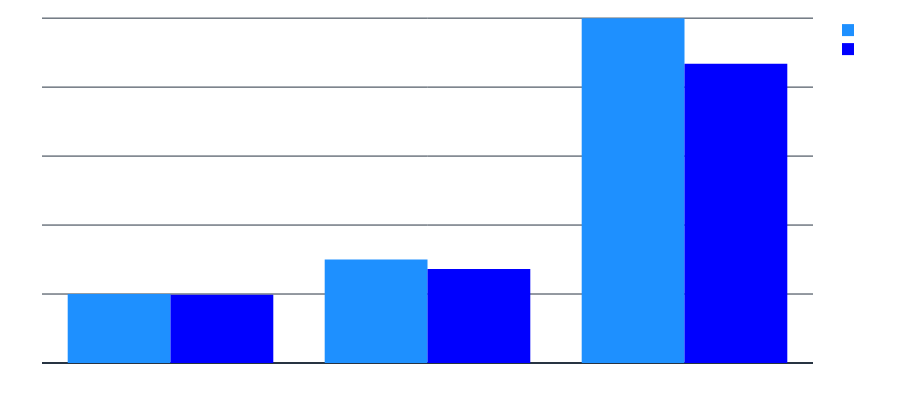

Write notebook code for a chart like this one.
### Code cell
import plotly.express as px

color_discrete_map = {'Spent': 'rgb(30,144,255)', 'Value': 'rgb(0,0,255)'}
fig = px.histogram(df_summary, x="Coin", y=['Spent',"Value"],
              barmode='group',color_discrete_map=color_discrete_map,
             height=400)

fig.update_layout(
        template="plotly_dark",
        plot_bgcolor = 'rgba(0, 0, 0, 0)',
        paper_bgcolor = 'rgba(0, 0, 0, 0)',
        font_color="white",
        font_size= 10,
        margin={'t': 0,'l':0,'b':10,'r':0})
fig.show()

### Figure 1 — Plotly figure (JSON) as saved in the notebook; plotly's stock layout.template omitted (floating-point values rounded to 4 significant figures)
{"data": [{"alignmentgroup": "True", "bingroup": "x", "histfunc": "sum", "hovertemplate": "variable=Spent<br>Coin=%{x}<br>sum of value=%{y}<extra></extra>", "legendgroup": "Spent", "marker": {"color": "rgb(30,144,255)", "pattern": {"shape": ""}}, "name": "Spent", "offsetgroup": "Spent", "orientation": "v", "showlegend": true, "type": "histogram", "x": ["BTC-USD", "SOL-USD", "NEAR-USD"], "xaxis": "x", "y": [20, 30, 100], "yaxis": "y"}, {"alignmentgroup": "True", "bingroup": "x", "histfunc": "sum", "hovertemplate": "variable=Value<br>Coin=%{x}<br>sum of value=%{y}<extra></extra>", "legendgroup": "Value", "marker": {"color": "rgb(0,0,255)", "pattern": {"shape": ""}}, "name": "Value", "offsetgroup": "Value", "orientation": "v", "showlegend": true, "type": "histogram", "x": ["BTC-USD", "SOL-USD", "NEAR-USD"], "xaxis": "x", "y": [19.78, 27.27, 86.78], "yaxis": "y"}], "layout": {"barmode": "group", "font": {"color": "white", "size": 10}, "height": 400, "legend": {"title": {"text": "variable"}, "tracegroupgap": 0}, "margin": {"b": 10, "l": 0, "r": 0, "t": 0}, "paper_bgcolor": "rgba(0, 0, 0, 0)", "plot_bgcolor": "rgba(0, 0, 0, 0)", "xaxis": {"anchor": "y", "domain": [0, 1], "title": {"text": "Coin"}}, "yaxis": {"anchor": "x", "domain": [0, 1], "title": {"text": "sum of value"}}}}
